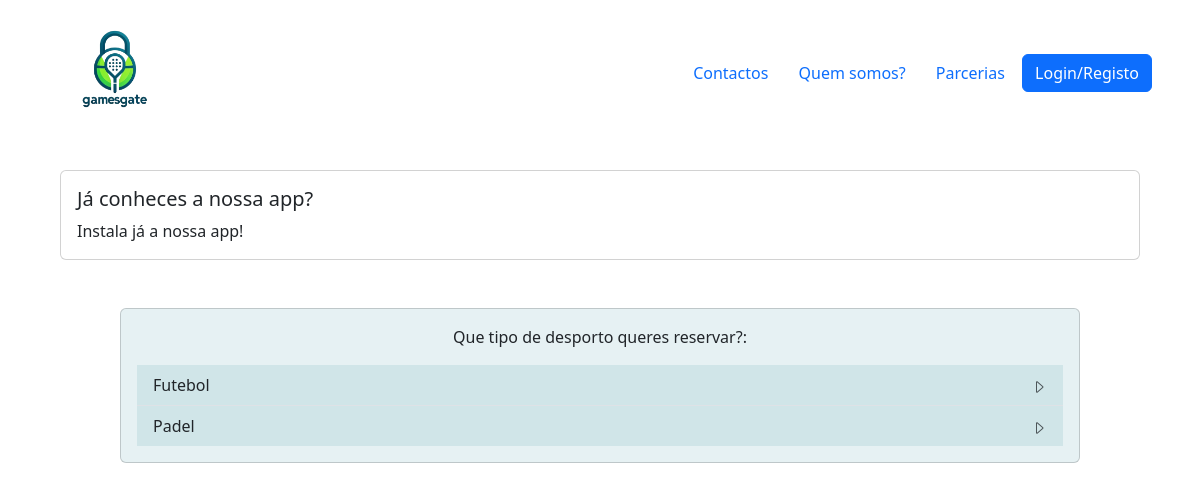
Before: / with the older database file.
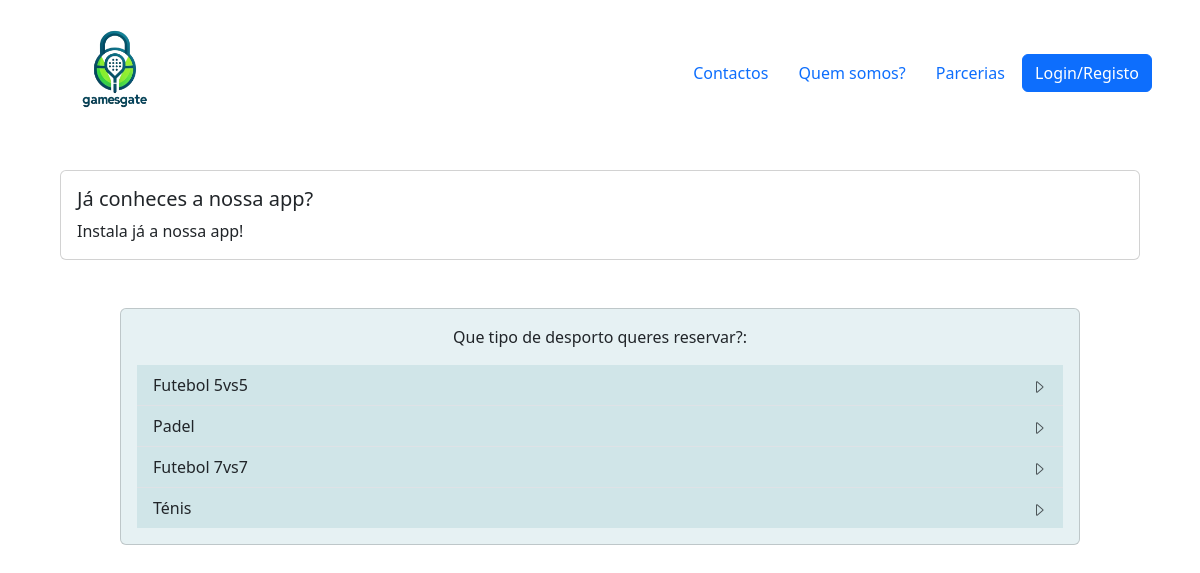
After: the same page with the newer database file.
### events/models.py (models this page shows, shortened)
class Categorie(models.Model):
    title = models.CharField(max_length=200)
    author = models.ForeignKey(settings.AUTH_USER_MODEL, on_delete=models.CASCADE)
    creation_date = models.DateTimeField(auto_now_add=True)

### events/views.py (the view)
# urls.py: 2. Add a URL to urlpatterns:  path('', views.home, name='home')
def home(request):
    categories = Categorie.objects.all()
    return render(request, 'home.html', {'categories': categories})

### templates/home.html (shortened to what this page needs)
{% extends "nav.html" %}
{% load static %}
{% block content %}
<div class="container mt-4">
    <div class="card">
        <div class="card-body">
            <h5 class="card-title"> Já conheces a nossa app?</h5>
            <p class="card-text">Instala já a nossa app!</p>
        </div>
    </div>
</div>
<div class="container mt-5" id="tabela">
    <div class="card mx-auto" style="width: 60rem; background-color: rgba(13, 118, 139, 0.1);">
        <div class="card-body">
            <div class="text-center">
                <p id="category-title"> Que tipo de desporto queres reservar?:</p>
            </div>
            <ul class="list-group list-group-flush" id="categories-list">
                {% for category in categories %}
                <a href="" style="background-color: rgba(13, 118, 139, 0.1);" class="list-group-item list-group-item-action d-flex justify-content-between align-items-center category-item"
                    data-category="{{ category.id }}">
                    {{ category.title }}
                    <span class="text-muted">
                        <svg xmlns="http://www.w3.org/2000/svg" width="16" height="16" fill="currentColor"
                            class="bi bi-caret-right" viewBox="0 0 16 16">
                            <path
                                d="M6 12.796V3.204L11.481 8 6 12.796zm.659.753 5.48-4.796a1 1 0 0 0 0-1.506L6.66 2.451C6.011 1.885 5 2.345 5 3.204v9.592a1 1 0 0 0 1.659.753z" />
                        </svg>
                    </span>
                </a>
                {% endfor %}
            </ul>
        </div>
    </div>
</div>
<link rel="stylesheet" href="https://cdnjs.cloudflare.com/ajax/libs/bootstrap-datepicker/1.9.0/css/bootstrap-datepicker.min.css">
{% endblock content %}

Changed rows visible on the page:
changed Categorie: title "Futebol" → "Futebol 5vs5"
added Categorie: title "Futebol 7vs7"
added Categorie: title "Ténis"
